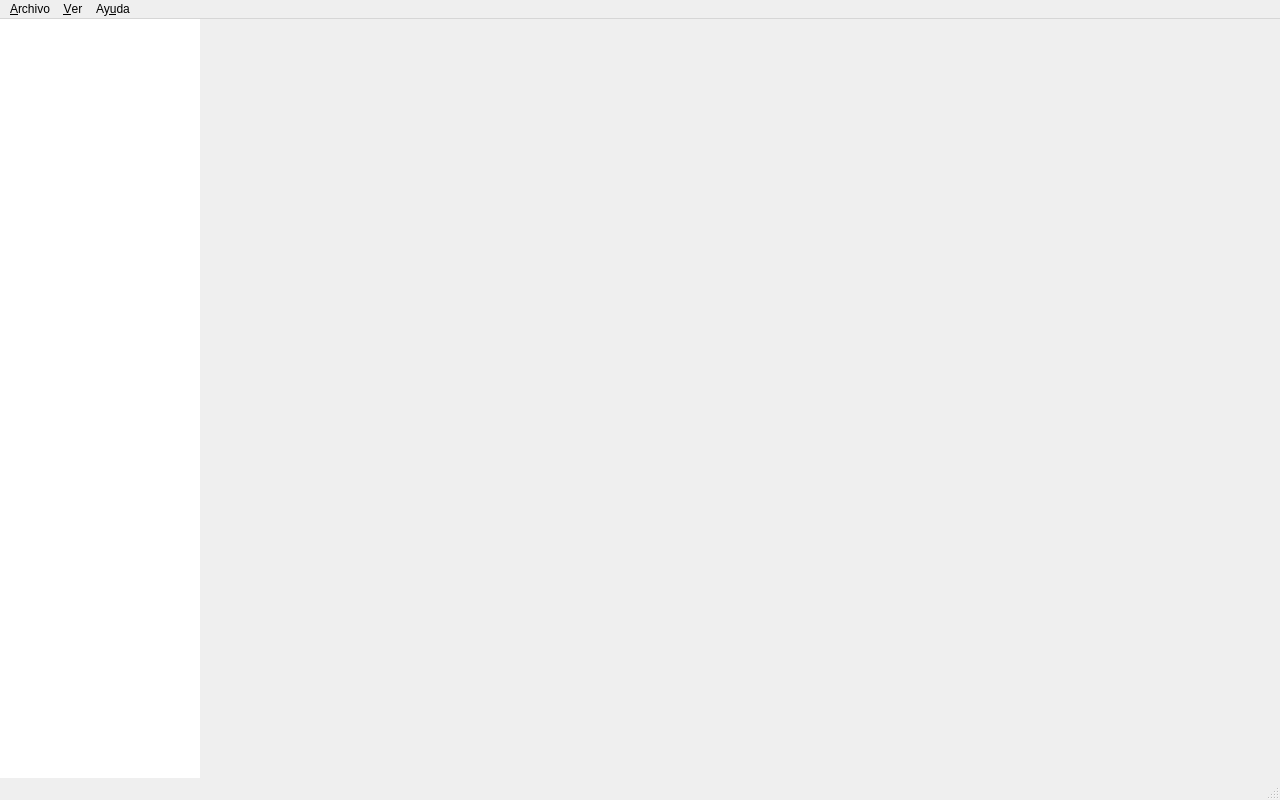
<?xml version="1.0" encoding="UTF-8"?>
<ui version="4.0">
 <class>MainWindow</class>
 <widget class="QMainWindow" name="MainWindow">
  <property name="geometry">
   <rect><x>0</x><y>0</y><width>1280</width><height>800</height></rect>
  </property>
  <property name="windowTitle"><string>Git Studio</string></property>
  <widget class="QWidget" name="centralwidget">
   <layout class="QHBoxLayout" name="centralLayout">
    <property name="leftMargin"><number>0</number></property>
    <property name="topMargin"><number>0</number></property>
    <property name="rightMargin"><number>0</number></property>
    <property name="bottomMargin"><number>0</number></property>
    <property name="spacing"><number>0</number></property>
    <item>
     <widget class="QListWidget" name="sidebar">
      <property name="minimumSize"><size><width>200</width><height>0</height></size></property>
      <property name="maximumSize"><size><width>200</width><height>16777215</height></size></property>
      <property name="frameShape"><enum>QFrame::NoFrame</enum></property>
      <property name="verticalScrollBarPolicy"><enum>Qt::ScrollBarAlwaysOff</enum></property>
     </widget>
    </item>
    <item>
     <widget class="QStackedWidget" name="stack"/>
    </item>
   </layout>
  </widget>
  <widget class="QMenuBar" name="menubar">
   <widget class="QMenu" name="menuArchivo">
    <property name="title"><string>&amp;Archivo</string></property>
    <addaction name="actionPreferencias"/>
    <addaction name="separator"/>
    <addaction name="actionSalir"/>
   </widget>
   <widget class="QMenu" name="menuVer">
    <property name="title"><string>&amp;Ver</string></property>
    <addaction name="actionConsola"/>
   </widget>
   <widget class="QMenu" name="menuAyuda">
    <property name="title"><string>Ay&amp;uda</string></property>
    <addaction name="actionAcercaDe"/>
   </widget>
   <addaction name="menuArchivo"/>
   <addaction name="menuVer"/>
   <addaction name="menuAyuda"/>
  </widget>
  <widget class="QStatusBar" name="statusbar"/>
  <action name="actionSalir">
   <property name="text"><string>&amp;Salir</string></property>
   <property name="shortcut"><string>Ctrl+Q</string></property>
  </action>
  <action name="actionPreferencias">
   <property name="text"><string>&amp;Preferencias…</string></property>
   <property name="shortcut"><string>Ctrl+,</string></property>
  </action>
  <action name="actionConsola">
   <property name="text"><string>&amp;Consola</string></property>
   <property name="checkable"><bool>true</bool></property>
   <property name="checked"><bool>true</bool></property>
  </action>
  <action name="actionAcercaDe">
   <property name="text"><string>&amp;Acerca de Git Studio</string></property>
  </action>
 </widget>
 <resources/>
 <connections/>
</ui>
